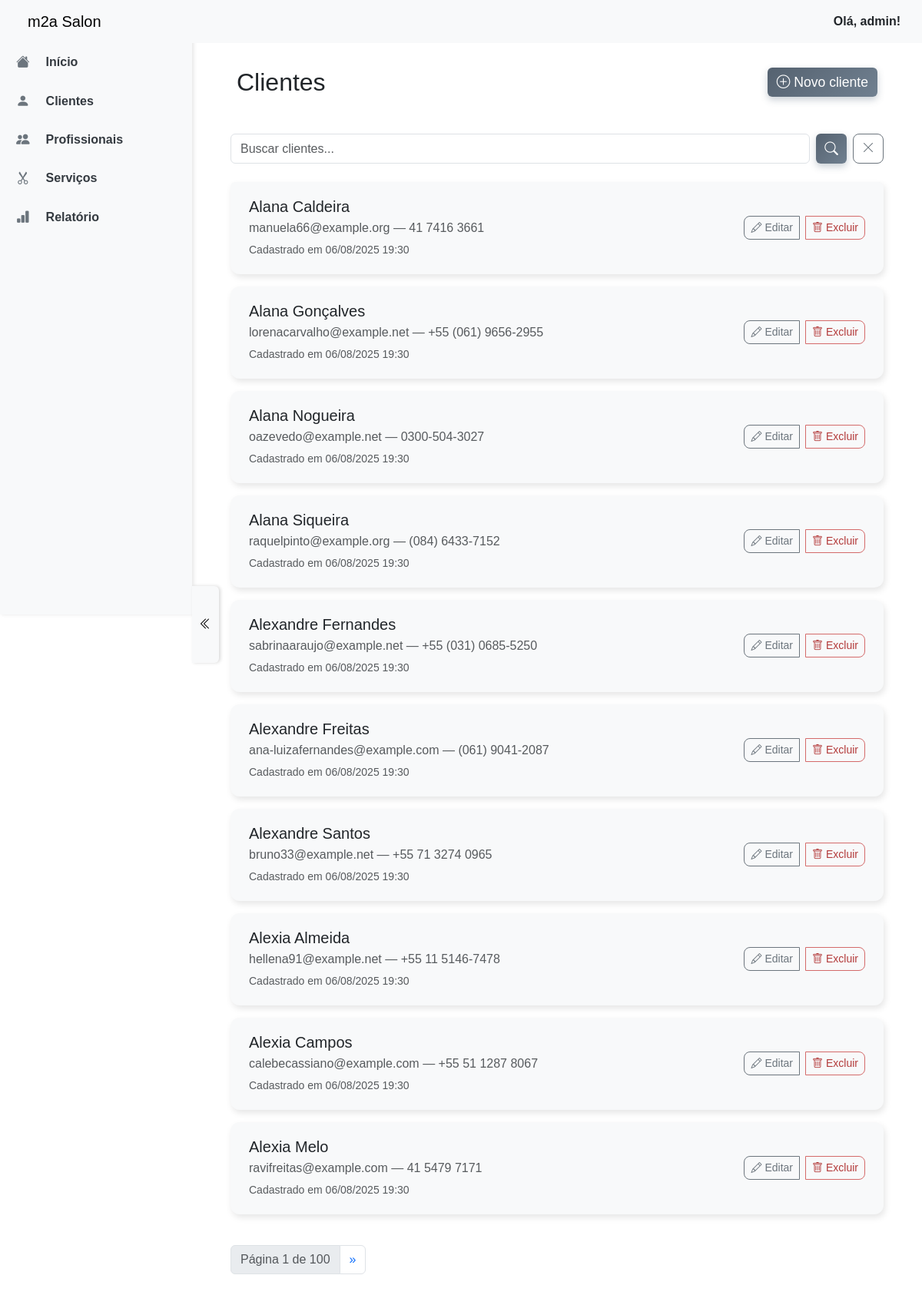
Page /clients/ (signed in) on the earlier database version.
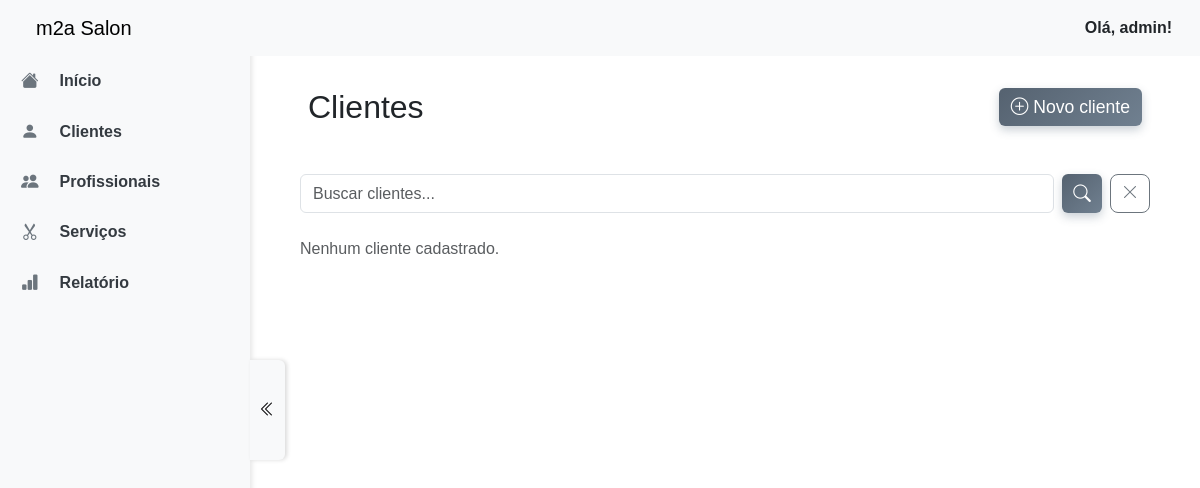
Same page on the later database version.
### m2a_salon_app/models.py (models this page shows, shortened)
class Client(models.Model):
    name = models.CharField(max_length=100)
    email = models.EmailField(unique=True)
    phone = models.CharField(max_length=20)
    created_at = models.DateTimeField(auto_now_add=True)
    class Meta:
        verbose_name = _('Cliente')
        verbose_name_plural = _('Clientes')

### m2a_salon_app/views.py (the view)
# urls.py: path('clients/', ClientListView.as_view(), name='client-list'),
@login_required_mixin
class ClientListView(ListView):
    model = Client
    context_object_name = 'clients'
    template_name = 'clients/list.html'
    paginate_by = 10
    ordering = ['name']
    def get_queryset(self):
        qs = super().get_queryset()
        query = self.request.GET.get('q')
        if query:
            qs = qs.filter(name__icontains=query)
        return qs
    def get_context_data(self, **kwargs):
        context = super().get_context_data(**kwargs)
        context['client_form'] = ClientForm()
        context['client_create_url'] = reverse_lazy('client-create')
        context['edit_forms'] = {
            client.pk: {
                'form': ClientForm(instance=client),
                'modal_id': f'edit-client-modal{client.pk}',
                'action_update_url': reverse('client-update', kwargs={'pk': client.pk}),
            }
            for client in context['clients']
        }
        context['delete_modal'] = {
            client.pk: {
                'modal_id': f'delete-client-modal{client.pk}',
                'action_delete_url': reverse('client-delete', kwargs={'pk': client.pk}),
                'object_name': client.name,
            }
            for client in context['clients']
        }
        return context

### m2a_salon_app/forms.py (shortened to what this page needs)
class ClientForm(forms.ModelForm):
    class Meta:
        model = Client
        fields = ['name', 'email', 'phone']
        labels = {
            'name': _('Nome'),
            'email': _('E-mail'),
            'phone': _('Telefone'),
        }
        widgets = {
            'name': forms.TextInput(attrs={
                'class': 'form-control',
                'placeholder': _('Nome completo'),
            }),
            'email': forms.EmailInput(attrs={
                'class': 'form-control',
                'placeholder': _('seu@exemplo.com'),
            }),
            'phone': forms.TextInput(attrs={
                'class': 'form-control',
                'placeholder': _('(XX) XXXXX-XXXX'),
            }),
        }

### m2a_salon_app/templatetags/custom_tags.py (called while the page is built)
@register.filter
def get_item(dictionary, key):
    return dictionary.get(key)

### m2a_salon_app/templates/clients/list.html (shortened to what this page needs)
{% extends 'base.html' %}
{% load custom_tags %}
{% block content %}
<header class="d-flex justify-content-between px-2 py-4">
    <h2 class="mb-4">Clientes</h2>
    <button type="button" class="btn btn-primary mb-4" data-bs-toggle="modal" data-bs-target="#clientModal">
        <i class="bi bi-plus-circle"></i> Novo cliente
    </button>
</header>
<form method="get" class="mb-4 d-flex w-100" role="search" aria-label="Buscar clientes">
    <input
        type="search"
        name="q"
        value="{{ request.GET.q|default:'' }}"
        class="form-control me-2"
        placeholder="Buscar clientes..."
        aria-label="Buscar clientes"
        autocomplete="off"
        autofocus
    >
    <button type="submit" class="btn btn-primary me-2" style="min-width: 40px; padding: 0.375rem 0.5rem;">
        <i class="bi bi-search"></i>
    </button>
    <a href="{% url 'client-list' %}" class="btn btn-outline-secondary" style="min-width: 40px; padding: 0.375rem 0.5rem;">
        <i class="bi bi-x-lg"></i>
    </a>
</form>
{% if clients %}
<div class="list-group">
    {% for client in clients %}
    <div class="list-group-item d-flex justify-content-between align-items-center">
        <div>
            <h5 class="mb-1">{{ client.name }}</h5>
            <p class="mb-1 text-muted">{{ client.email }} — {{ client.phone }}</p>
            <small class="text-muted">Cadastrado em {{ client.created_at|date:"d/m/Y H:i" }}</small>
        </div>
        <div class="btn-group gap-2" role="group" aria-label="Ações do cliente">
            <button class="btn btn-outline-secondary btn-sm d-flex align-items-center gap-1"
                    data-bs-toggle="modal" data-bs-target="#edit-client-modal{{ client.pk }}">
                <i class="bi bi-pencil"></i> Editar
            </button>
            <button class="btn btn-outline-danger btn-sm d-flex align-items-center gap-1"
                    data-bs-toggle="modal" data-bs-target="#delete-client-modal{{ client.pk }}">
                <i class="bi bi-trash"></i> Excluir
            </button>
        </div>
    </div>
    {% endfor %}
</div>
{% if is_paginated %}
<nav class="mt-4">
    <ul class="pagination">
        <li class="page-item disabled">
            <span class="page-link">Página {{ page_obj.number }} de {{ page_obj.paginator.num_pages }}</span>
        </li>
        {% if page_obj.has_next %}
        <li class="page-item">
            <a class="page-link" href="?page={{ page_obj.next_page_number }}">&raquo;</a>
        </li>
        {% endif %}
    </ul>
</nav>
{% endif %}
{% else %}
<p class="text-muted">Nenhum cliente cadastrado.</p>
{% endif %}
{% endblock %}

Differences in the rows shown:
removed Client: name "Alana Caldeira", email "manuela66@example.org", phone "41 7416 3661", created_at "06/08/2025 19:30"
removed Client: name "Alana Gonçalves", email "lorenacarvalho@example.net", phone "+55 (061) 9656-2955", created_at "06/08/2025 19:30"
removed Client: name "Alana Nogueira", email "oazevedo@example.net", phone "0300-504-3027", created_at "06/08/2025 19:30"
removed Client: name "Alana Siqueira", email "raquelpinto@example.org", phone "(084) 6433-7152", created_at "06/08/2025 19:30"
removed Client: name "Alexandre Fernandes", email "sabrinaaraujo@example.net", phone "+55 (031) 0685-5250", created_at "06/08/2025 19:30"
removed Client: name "Alexandre Freitas", email "ana-luizafernandes@example.com", phone "(061) 9041-2087", created_at "06/08/2025 19:30"
removed Client: name "Alexandre Santos", email "bruno33@example.net", phone "+55 71 3274 0965", created_at "06/08/2025 19:30"
removed Client: name "Alexia Almeida", email "hellena91@example.net", phone "+55 11 5146-7478", created_at "06/08/2025 19:30"
removed Client: name "Alexia Campos", email "calebecassiano@example.com", phone "+55 51 1287 8067", created_at "06/08/2025 19:30"
removed Client: name "Alexia Melo", email "ravifreitas@example.com", phone "41 5479 7171", created_at "06/08/2025 19:30"
Other differences:
{{ page_obj.number }}: "1" → (not shown)
{{ page_obj.paginator.num_pages }}: "100" → (not shown)
text no longer shown: "Página de »"
text now shown: "Nenhum cliente cadastrado."
